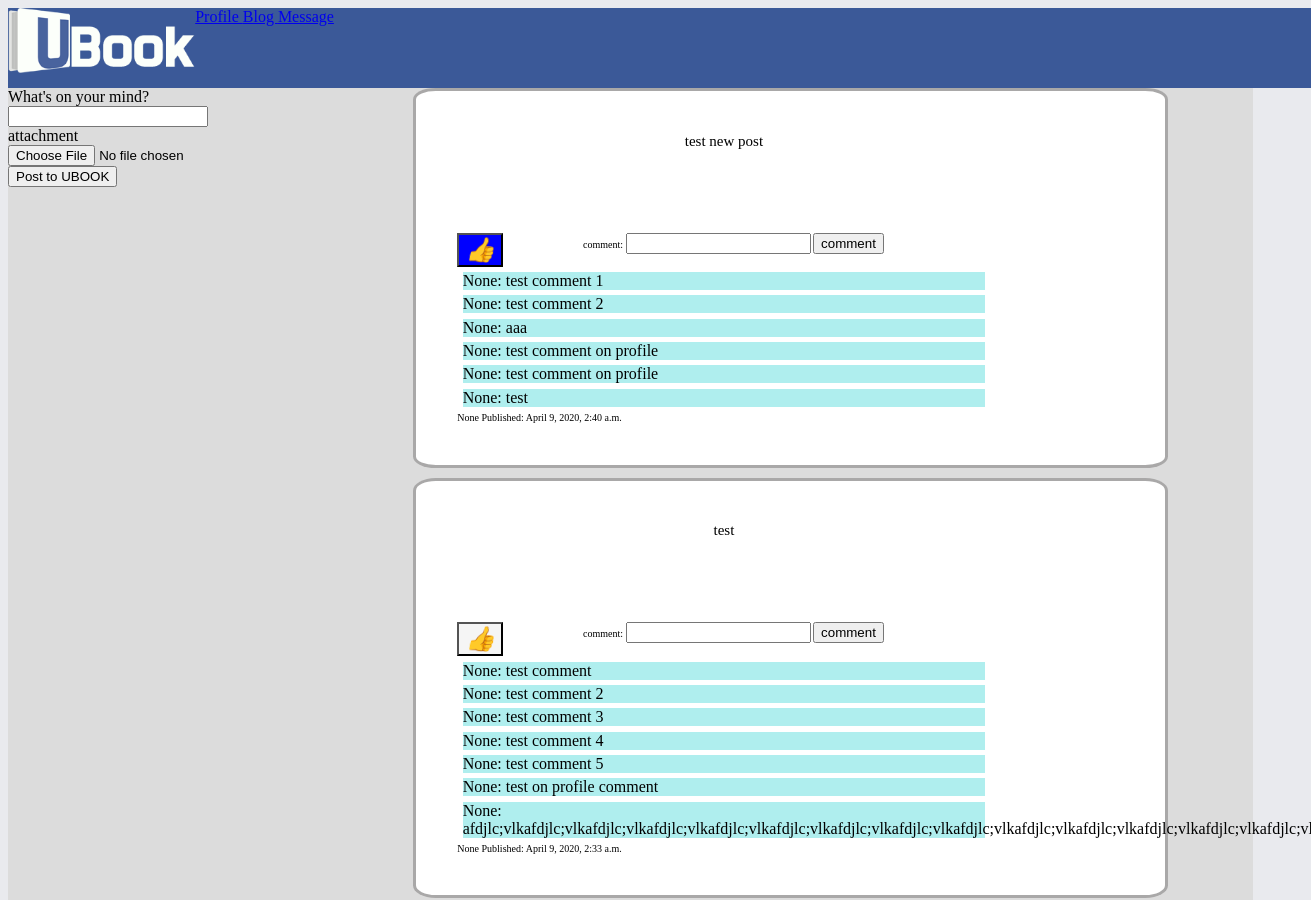
/blog/ (upper part), run on an earlier commit of the app's database.
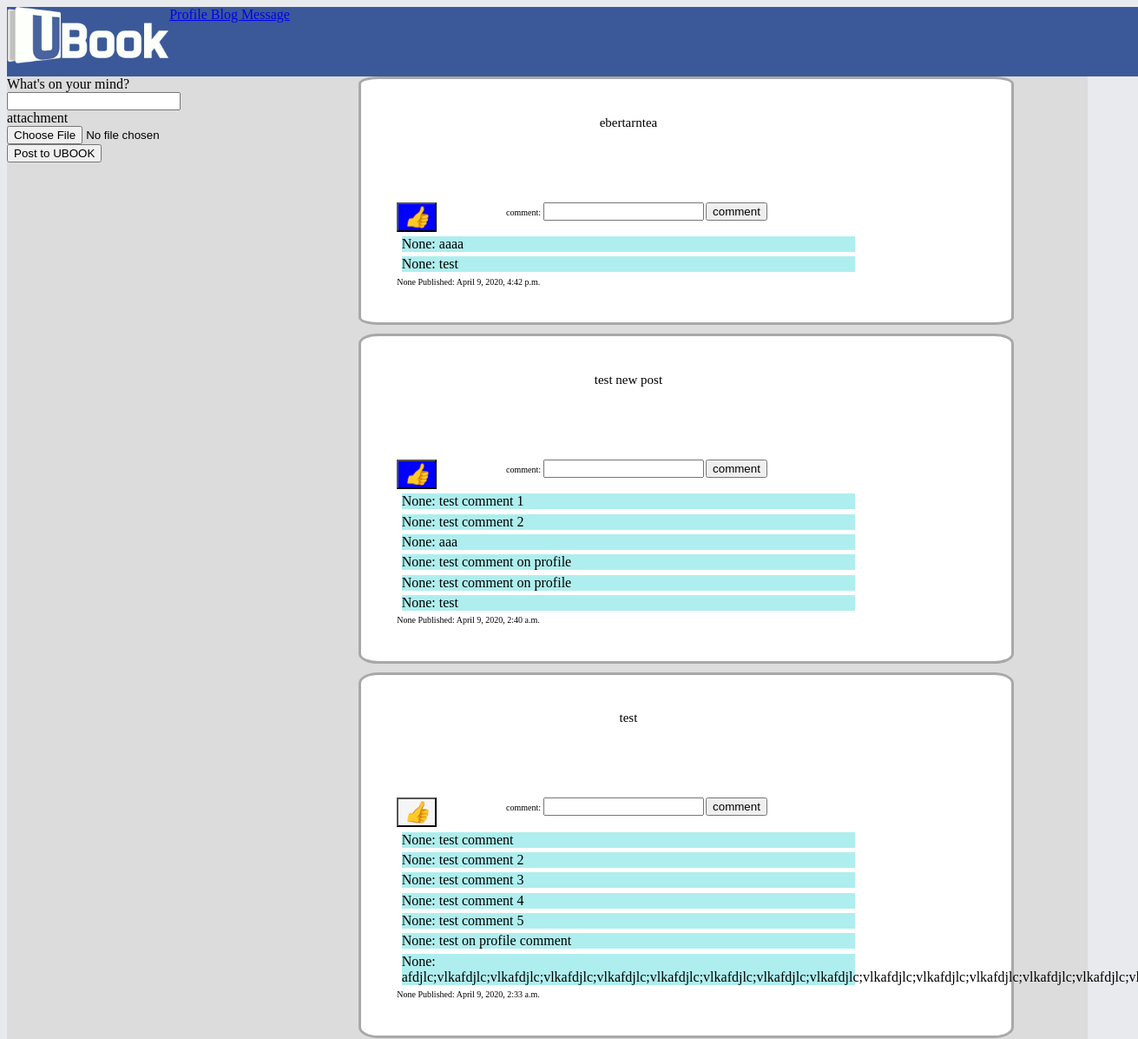
And on a later commit of the database.
### blog/models.py (models this page shows, shortened)
class Post(models.Model):
    id = models.AutoField(primary_key=True)
    title = models.CharField(max_length=100, null=True, blank=True)
    content = models.TextField()
    media = models.CharField(max_length =100, null=True, blank=True)
    date_posted = models.DateTimeField(auto_now_add=True)
    author = models.ForeignKey(settings.AUTH_USER_MODEL, on_delete=models.CASCADE, null=True, blank=True)
    likes = models.IntegerField(default=0)
    parent_id = models.IntegerField(null=True, blank=True)

### blog/views.py (the view)
# urls.py: path('', views.home, name = 'blog-home'),
def home(request):
    if request.method == 'POST':
        body = request.POST['post-body']
        if request.FILES:
            media = request.FILES['post-media']
            storage_file_path = settings.MEDIA_ROOT + '/'+ media.name
            print(storage_file_path)
            file_content = media.file.read()
            with open(storage_file_path, 'wb') as file:
                file.write(file_content)
            media = 'http://'+ request.META['SERVER_NAME'] + ':'+ request.META['SERVER_PORT'] + settings.MEDIA_URL + media.name
        else:
            media = None
        post = Post(title = 'title-1', content = body, media = media, author= User.objects.get(username='admin'))
        post.save()
    else:
        None
    posts = Post.objects.filter(parent_id=None).order_by('date_posted').reverse()
    context = {
        'posts': []
    }
    for i in posts:
        comments = Post.objects.filter(parent_id=i.id).order_by('date_posted')
        if comments:
            context['posts'].append([i, comments])
        else:
            context['posts'].append([i, []])
    return render(request, 'blog/home.html', context)

### user_profile/models.py (called while the page is built)
    def __str__(self):
        return self.username

### blog/templates/blog/home.html (shortened to what this page needs)
{% extends "blog/base.html" %}
{% load static %}
{% block content %}
<div class= "content-container">
    <div id='write_post'>
        <form id="postinput" action="" method="POST" enctype="multipart/form-data" onsubmit="sendPost(); return false;">
            <label for = "post-body">What's on your mind?  </label>
            <input id= "post-body" type="text" name="post-body"><br>
            <label for="post-media">attachment</label>
            <input id="post-media" type="file" name="post-media">
            <input type="submit" value="Post to UBOOK">
        </form>
   </div>
    <br>
    <div class = "posts-container">
        <div class = "posts">
    {% for post in posts %}
            <article class = "post" id={{post.0.id}}>
                <div class = "post-content">
                    <div class ="post-box">
                        {{post.0.content}}
                    </div>
                    <div class="interact">
                        {% if post.0.likes == 1 %}
                        <button class = "button" type="button" onclick="sendLike(this);" style="background-color: blue">
                            <i class ="emoji">&#128077;</i>
                        </button>
                        {% else %}
                        <button class = "button" type="button" onclick="sendLike(this);">
                            <i class ="emoji">&#128077;</i>
                        </button>
                        {% endif %}
                        <form id="commentinput" action="" method="POST" enctype="multipart/form-data" onsubmit="sendComment(this);return false;">
                            <label for = "post-comment">comment: </label>
                            <input id= "post-comment" type="text" name="comment">
                            <input type="submit" value="comment">
                        </form>
                    </div>
                    <div class="comments">
                        {% for comment in post.1 %}
                        <div class="commentbox" id={{comment.id}}>
                            {{comment.author}}: {{comment.content}}
                        </div>
                        {% endfor %}
                    </div>
                </div>
                <div class = "post-meta">
                    {{post.0.author}}
                    Published: {{post.0.date_posted}}
                </div>
            </article>
        <div class= "line-break"></div>
    {% endfor %}
        </div>
    </div>
</div>
    {% endblock content %}

What changed in the data, as far as the page shows it:
added Post: content "ebertarntea", author "None", date_posted "April 9, 2020, 4:42 p.m."
added Post: author "None", content "aaaa", shown under "ebertarntea"
added Post: author "None", content "test", shown under "ebertarntea"
